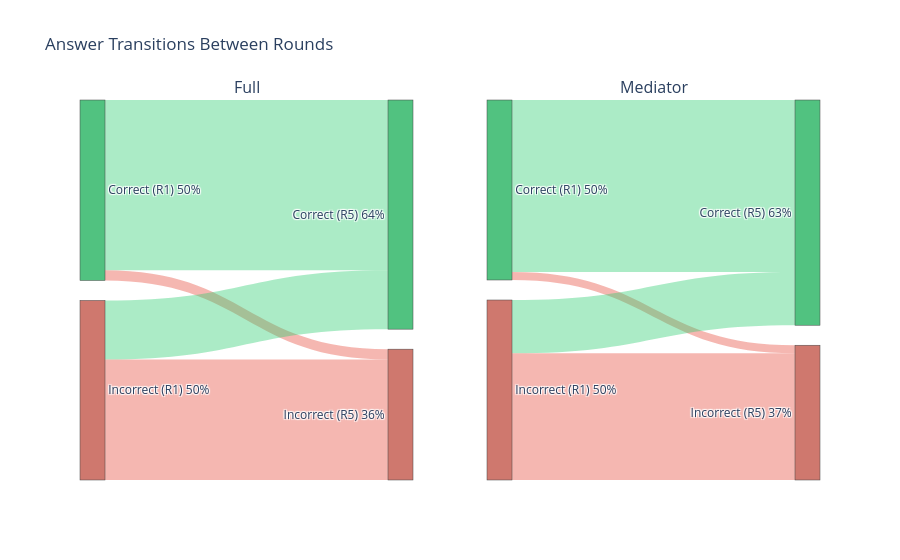

Write notebook code for a chart like this one.
### Markdown cell above
---
### 5. Answer Flow Between Rounds (Sankey)

How do agents change between rounds? Tracks transitions: correct->correct, correct->incorrect, incorrect->correct, incorrect->incorrect.

### Code cell
fig = make_subplots(
    rows=1, cols=2,
    specs=[[{"type": "sankey"}, {"type": "sankey"}]],
    subplot_titles=["Full", "Mediator"],
)

for i, topo in enumerate(["full", "mediator"]):
    topo_df = multi_round[multi_round["topology"] == topo]
    
    transitions = {"C->C": 0, "C->I": 0, "I->C": 0, "I->I": 0}
    for r in range(1, topo_df["round"].max()):
        curr = topo_df[topo_df["round"] == r].set_index(["question_idx", "agent_id"])
        nxt = topo_df[topo_df["round"] == r + 1].set_index(["question_idx", "agent_id"])
        joined = curr[["answer", "expected_answer"]].join(nxt[["answer"]], rsuffix="_next", how="inner")
        
        c = joined["answer"] == joined["expected_answer"]
        n = joined["answer_next"] == joined["expected_answer"]
        transitions["C->C"] += (c & n).sum()
        transitions["C->I"] += (c & ~n).sum()
        transitions["I->C"] += (~c & n).sum()
        transitions["I->I"] += (~c & ~n).sum()

    values = [transitions["C->C"], transitions["C->I"], transitions["I->C"], transitions["I->I"]]
    total = sum(values)
    pct = [v / total * 100 for v in values]
    
    fig.add_trace(go.Sankey(
        node=dict(
            pad=20, thickness=25,
            label=[
                f"Correct (R1)\n{(transitions['C->C'] + transitions['C->I']) / total:.0%}",
                f"Incorrect (R1)\n{(transitions['I->C'] + transitions['I->I']) / total:.0%}",
                f"Correct (R5)\n{(transitions['C->C'] + transitions['I->C']) / total:.0%}",
                f"Incorrect (R5)\n{(transitions['C->I'] + transitions['I->I']) / total:.0%}",
            ],
            color=["#51c280", "#cf786e", "#51c280", "#cf786e"],
        ),
        link=dict(
            source=[0, 0, 1, 1], target=[2, 3, 2, 3],
            value=values,
            label=[f"{v:,}" for v in values],
            color=["rgba(46,204,113,0.4)", "rgba(231,76,60,0.4)",
                   "rgba(46,204,113,0.4)", "rgba(231,76,60,0.4)"],
        ),
    ), row=1, col=i + 1)

fig.update_layout(title="Answer Transitions Between Rounds")

fig.show()
fig.write_image("figures/sankey_transitions.png", width=1700, scale=3)

### Figure 1 — Plotly figure (JSON) as saved in the notebook; plotly's stock layout.template omitted (floating-point values rounded to 4 significant figures)
{"data": [{"domain": {"x": [0, 0.45], "y": [0, 1]}, "link": {"color": ["rgba(46,204,113,0.4)", "rgba(231,76,60,0.4)", "rgba(46,204,113,0.4)", "rgba(231,76,60,0.4)"], "label": ["1,513", "91", "524", "1,072"], "source": [0, 0, 1, 1], "target": [2, 3, 2, 3], "value": [1513, 91, 524, 1072]}, "node": {"color": ["#51c280", "#cf786e", "#51c280", "#cf786e"], "label": ["Correct (R1)\n50%", "Incorrect (R1)\n50%", "Correct (R5)\n64%", "Incorrect (R5)\n36%"], "pad": 20, "thickness": 25}, "type": "sankey"}, {"domain": {"x": [0.55, 1], "y": [0, 1]}, "link": {"color": ["rgba(46,204,113,0.4)", "rgba(231,76,60,0.4)", "rgba(46,204,113,0.4)", "rgba(231,76,60,0.4)"], "label": ["1,528", "72", "474", "1,126"], "source": [0, 0, 1, 1], "target": [2, 3, 2, 3], "value": [1528, 72, 474, 1126]}, "node": {"color": ["#51c280", "#cf786e", "#51c280", "#cf786e"], "label": ["Correct (R1)\n50%", "Incorrect (R1)\n50%", "Correct (R5)\n63%", "Incorrect (R5)\n37%"], "pad": 20, "thickness": 25}, "type": "sankey"}], "layout": {"annotations": [{"font": {"size": 16}, "showarrow": false, "text": "Full", "x": 0.225, "xanchor": "center", "xref": "paper", "y": 1, "yanchor": "bottom", "yref": "paper"}, {"font": {"size": 16}, "showarrow": false, "text": "Mediator", "x": 0.775, "xanchor": "center", "xref": "paper", "y": 1, "yanchor": "bottom", "yref": "paper"}], "title": {"text": "Answer Transitions Between Rounds"}}}
